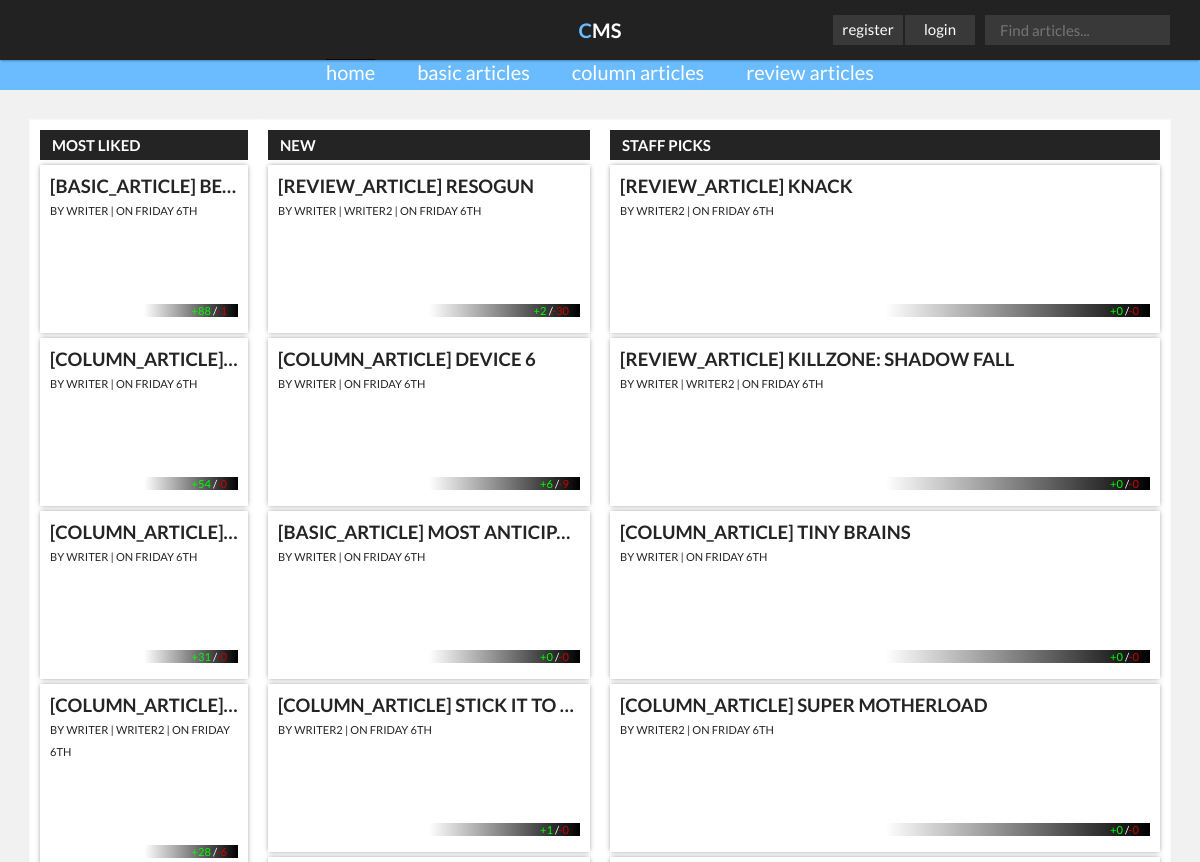
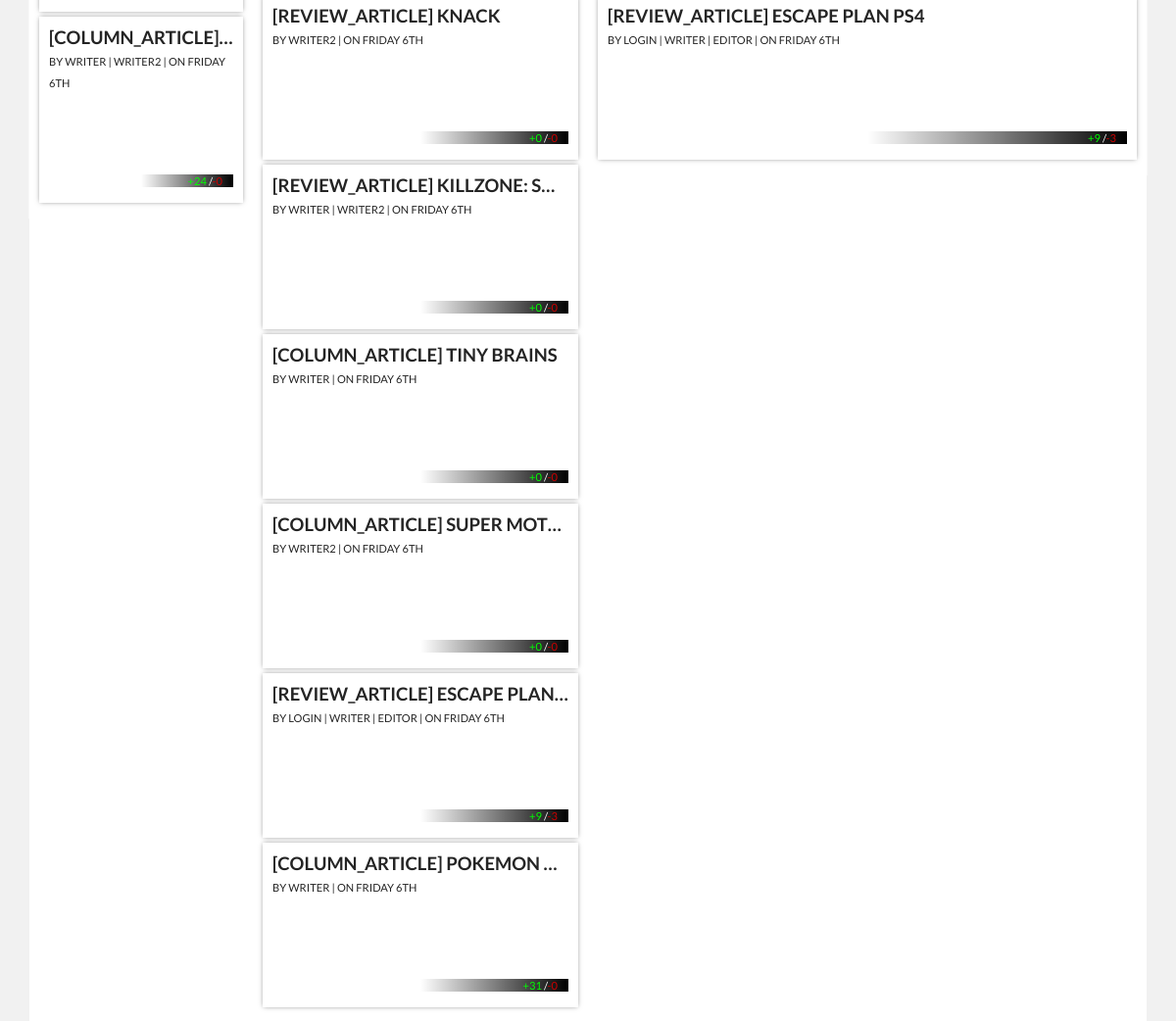
Screenshot of /index.php?page=home with the database file from the repository (2 pictures, top to bottom).
### tables this page shows
CREATE TABLE `articles` (
  `article_id` int(6) NOT NULL AUTO_INCREMENT,
  `article_title` varchar(100) NOT NULL,
  `article_content` text NOT NULL,
  `article_timestamp` int(11) NOT NULL,
  `article_image` varchar(255) NOT NULL,
  `article_status` varchar(30) NOT NULL,
  `article_type` varchar(30) NOT NULL,
  `article_staff_pick` tinyint(4) DEFAULT '0',
  PRIMARY KEY (`article_id`)
);

CREATE TABLE `users` (
  `user_id` int(6) NOT NULL AUTO_INCREMENT,
  `user_name` varchar(255) NOT NULL,
  `user_password` varchar(255) NOT NULL,
  `user_role` varchar(30) NOT NULL,
  PRIMARY KEY (`user_id`)
);

CREATE TABLE `article_likes` (
  `article_like_id` int(6) NOT NULL AUTO_INCREMENT,
  `article_like_amount` int(6) NOT NULL DEFAULT '0',
  `article_id` int(6) NOT NULL,
  PRIMARY KEY (`article_like_id`),
  KEY `article_id` (`article_id`),
  CONSTRAINT `article_likes_ibfk_1` FOREIGN KEY (`article_id`) REFERENCES `articles` (`article_id`)
);

CREATE TABLE `article_dislikes` (
  `article_dislike_id` int(6) NOT NULL AUTO_INCREMENT,
  `article_dislike_amount` int(6) NOT NULL,
  `article_id` int(6) NOT NULL,
  PRIMARY KEY (`article_dislike_id`),
  KEY `article_id` (`article_id`),
  CONSTRAINT `article_dislikes_ibfk_1` FOREIGN KEY (`article_id`) REFERENCES `articles` (`article_id`)
);

### views/AUView.php (called while the page is built, shortened)
<?php
class AUView {
    private $articlesModel;
    public function __construct( $controller, $articlesModel, $usersModel ){
        $this->articlesModel    = $articlesModel;
    }
    public function output_home_articles(){
        include 'html/header.html.php';
        $most_liked_articles = $this->articlesModel->getMostLikedArticles();
        $newest_articles = $this->articlesModel->getNewestArticles();
        $staff_picked_articles = (array)$this->articlesModel->getStaffPickedArticles();
        include 'html/home.html.php';
        include 'html/footer.html.php';
    }
}
 ?>

### models/ArticlesModel.php (called while the page is built, shortened)
<?php
include_once "config/connection.php";
include_once "models/Article.php";
class ArticlesModel {
    public function getLikes( $article_id ) {
        global $pdo;
        $query = $pdo->prepare("SELECT article_like_amount FROM article_likes WHERE article_id = ? ");
        $query->bindValue(1, $article_id);
        $query->execute();
        $article_like_amount = $query->fetchColumn();
        return $article_like_amount;
    }
    public function getDislikes( $article_id ) {
        global $pdo;
        $query = $pdo->prepare("SELECT article_dislike_amount FROM article_dislikes WHERE article_id = ? ");
        $query->bindValue(1, $article_id);
        $query->execute();
        $article_dislike_amount = $query->fetchColumn();
        return $article_dislike_amount;
    }
    public function getArticleAuthors( $article_id ) {
        global $pdo;
        $query = $pdo->prepare("
          SELECT U.user_name
          FROM users U
          INNER JOIN article_authors  AU ON U.user_id = AU.user_id
          WHERE AU.article_id = ?");
        $query->bindValue(1, $article_id);
        $query->execute();
        $article_authors = $query->fetchAll();
        return $article_authors;
    }
    public function getMostLikedArticles() {
        global $pdo;
        $query = $pdo->prepare("
                                SELECT a . *
                                FROM articles AS a
                                JOIN article_likes AS al ON al.article_id = a.article_id
                                ORDER BY al.article_like_amount DESC
                                LIMIT 0 , 10
        ");
        $query->execute();
        $rows = $query->fetchAll();
        foreach($rows as $row){
            $article = new Article(
               $row['article_id']
               ,$row['article_title']
               ,$row['article_content']
               ,$row['article_timestamp']
               ,$row['article_image']
               ,$row['article_status']
               ,$row['article_type']
               ,$row['article_staff_pick']
              );
            $most_liked_articles[] = $article;
        }
        return $most_liked_articles;
    }
    public function getNewestArticles() {
        global $pdo;
        $query = $pdo->prepare("
                                SELECT a . *
                                FROM articles AS a
                                ORDER BY a.article_timestamp DESC
                                LIMIT 0 , 10
        ");
        $query->execute();
        $rows = $query->fetchAll();
        foreach($rows as $row){
            $article = new Article(
               $row['article_id']
               ,$row['article_title']
               ,$row['article_content']
               ,$row['article_timestamp']
               ,$row['article_image']
               ,$row['article_status']
               ,$row['article_type']
               ,$row['article_staff_pick']
              );
            $newest_articles[] = $article;
        }
        return $newest_articles;
    }
    public function getStaffPickedArticles() {
        global $pdo;
        $query = $pdo->prepare("
                                SELECT a . *
                                FROM articles AS a
                                WHERE a.article_staff_pick = 1
                                ORDER BY a.article_timestamp DESC
                                LIMIT 0 , 10
        ");
        $query->execute();
        $rows = $query->fetchAll();
        foreach($rows as $row){
            $article = new Article(
               $row['article_id']
               ,$row['article_title']
               ,$row['article_content']
               ,$row['article_timestamp']
               ,$row['article_image']
               ,$row['article_status']
               ,$row['article_type']
               ,$row['article_staff_pick']
              );
            $staff_picked_articles[] = $article;
        }
        return $staff_picked_articles;
    }
}
?>

### models/article.php (called while the page is built, shortened)
<?php
	class Article {
		 public function __construct($article_id, $article_title, $article_content, $article_timestamp, $article_image, $article_status, $article_type, $article_staff_pick){
		 	$this->id = $article_id;
		 	$this->title = $article_title;
		 	$this->timestamp = $article_timestamp;
		 	$this->image = $article_image;
		 	$this->status = $article_status;
		 	$this->type = $article_type;
		 	return true;
		 }
		 public function getArticleId(){
		 	return $this->id;
		 }
		 public function getArticleTitle(){
		 	return $this->title;
		 }
		 public function getArticleTimestamp(){
		 	return $this->timestamp;
		 }
		 public function getArticleImage(){
		 	return $this->image;
		 }
		 public function getArticleStatus(){
		 	return $this->status;
		 }
		 public function getArticleType(){
		 	return $this->type;
		 }
	}
 ?>

### views/html/home.html.php (the view)
<div class="content">
    <div class="block">
        <h2>Most liked</h2>
        <ol>
            <?php foreach($most_liked_articles as $article): ?>
                <?php if( $article->getArticleStatus() == "published") { ?>
                <li>
                <a href="index.php?show=<?php echo $article->getArticleId(); ?>">
                    <h4>[<?php echo $article->getArticleType(); ?>] <?php echo $article->getArticleTitle(); ?></h4>
                    <small>by
                        <?php $article_authors = $this->articlesModel->getArticleAuthors( $article->getArticleId() ); ?>
                        <?php foreach($article_authors as $author): ?>
                            <?php print $author['user_name']; ?> |
                        <?php endforeach; ?>
                    </small>
                    <small>on <?php echo date("l jS", $article->getArticleTimestamp()); ?></small>
                    <div class="small-thumb" style="background-image: url(<?php echo $article->getArticleImage(); ?>);"></div>
                    <small class="likes-dislikes pull-right">
                        <span class="green">+<?php echo $this->articlesModel->getLikes( $article->getArticleId() ); ?></span>
                        /<span class="red">-<?php echo $this->articlesModel->getDislikes( $article->getArticleId() ); ?></span>
                    </small>
                </a>
            </li>
        <?php } ?>
    <?php endforeach; ?>
        </ol>
    </div>
    <div class="block">
        <h2>New</h2>
        <ol>
            <?php foreach($newest_articles as $article): ?>
                <?php if( $article->getArticleStatus() == "published") { ?>
                <li>
                <a href="index.php?show=<?php echo $article->getArticleId(); ?>">
                    <h4>[<?php echo $article->getArticleType(); ?>] <?php echo $article->getArticleTitle(); ?></h4>
                    <small>by
                        <?php $article_authors = $this->articlesModel->getArticleAuthors( $article->getArticleId() ); ?>
                        <?php foreach($article_authors as $author): ?>
                            <?php print $author['user_name']; ?> |
                        <?php endforeach; ?>
                    </small>
                    <small>on <?php echo date("l jS", $article->getArticleTimestamp()); ?></small>
                    <div class="small-thumb" style="background-image: url(<?php echo $article->getArticleImage(); ?>);"></div>
                    <small class="likes-dislikes pull-right">
                        <span class="green">+<?php echo $this->articlesModel->getLikes( $article->getArticleId() ); ?></span>
                        /<span class="red">-<?php echo $this->articlesModel->getDislikes( $article->getArticleId() ); ?></span>
                    </small>
                </a>
                </li>
                <?php } ?>
            <?php endforeach; ?>
        </ol>
    </div>
    <div class="block">
        <h2>Staff picks</h2>
        <ol>
            <?php foreach($staff_picked_articles as $article): ?>
                <?php if( $article->getArticleStatus() == "published") { ?>
                <li>
                <a href="index.php?show=<?php echo $article->getArticleId(); ?>">
                    <h4>[<?php echo $article->getArticleType(); ?>] <?php echo $article->getArticleTitle(); ?></h4>
                    <small>by
                        <?php $article_authors = $this->articlesModel->getArticleAuthors( $article->getArticleId() ); ?>
                        <?php foreach($article_authors as $author): ?>
                            <?php print $author['user_name']; ?> |
                        <?php endforeach; ?>
                    </small>
                    <small>on <?php echo date("l jS", $article->getArticleTimestamp()); ?></small>
                    <div class="small-thumb" style="background-image: url(<?php echo $article->getArticleImage(); ?>);"></div>
                    <small class="likes-dislikes pull-right">
                        <span class="green">+<?php echo $this->articlesModel->getLikes( $article->getArticleId() ); ?></span>
                        /<span class="red">-<?php echo $this->articlesModel->getDislikes( $article->getArticleId() ); ?></span>
                    </small>
                </a>
            </li>
        <?php } ?>
    <?php endforeach; ?>
        </ol>
    </div>
</div>

### public/css/style.css (style rules this page uses)
* { -webkit-box-sizing: border-box; -moz-box-sizing: border-box; box-sizing: border-box; margin: 0; padding: 0; }
body, input { font-family: "Lato", sans-serif; font-size: 62.5%; background: #F1F1F1; }
ol { list-style: none; }
.content { background: #FFF; width: 100%; height: 100%; display: inline-block; }
.content > :first-child { width: 20%; }
.content > :nth-child(2) { width: 30%; }
.content > :nth-child(3) { width: 50%; }
.block { position: relative; padding: 1em; float: left; -moz-box-shadow: 0 0 0.1em 0.1em rgba(255,255,255, 0.5); -webkit-box-shadow: 0 0 0.1em 0.1em rgba(255,255,255, 0.5); box-shadow: 0 0 0.1em 0.1em rgba(255,255,255, 0.5); height: 100%; }
.block h2 { width: 100%; background: #242424; color: #FFF; text-transform: uppercase; padding: 0.4em 0.8em; transition: background 2s; }
.block ol a, .block ol form { font-size: 185%; text-transform: uppercase; text-decoration: none; color: #242424; }
.block ol li a h4 { white-space: nowrap; text-overflow: ellipsis; width: 100%; overflow: hidden; }
.block ol li { padding: 1em; -moz-box-shadow: rgba(0,0,0,0.5) 0px 0px 5px -1px; -webkit-box-shadow: rgba(0,0,0,0.5) 0px 0px 5px -1px; box-shadow: rgba(0,0,0,0.5) 0px 0px 5px -1px; margin: 0.5em auto; }
.block ol small { font-size: 60%; }
.block .small-thumb { width: 100%; height: 100px; background-position: center; background-size: cover; display: inline-block; }
.pull-right { float: right; }
.likes-dislikes { display: inline-block; background-image: linear-gradient(to right, rgba(255,255,255,0) 50%, #000000 100%); width: 100%; color: #FFF; padding: 0 1em; margin-top: -1.75em; position: relative; text-align: right; }
.green { color: lime; }
.red { color: #CC0000; }

### rows the page displays
articles: article_type "BASIC_ARTICLE", article_title "BE…", article_timestamp "FRIDAY 6TH", article_id.article_like_amount "88", article_id.article_dislike_amount "1"
users: user_name "WRITER"
articles: article_type "COLUMN_ARTICLE", article_timestamp "FRIDAY 6TH", article_id.article_like_amount "54", article_id.article_dislike_amount "0"
articles: article_type "COLUMN_ARTICLE", article_timestamp "FRIDAY 6TH", article_id.article_like_amount "31", article_id.article_dislike_amount "0", article_title "POKEMON…"
articles: article_type "COLUMN_ARTICLE", article_timestamp "FRIDAY 6TH", article_id.article_like_amount "28", article_id.article_dislike_amount "6"
users: user_name "WRITER2"
articles: article_type "COLUMN_ARTICLE", article_timestamp "FRIDAY 6TH", article_id.article_like_amount "24", article_id.article_dislike_amount "0"
articles: article_type "REVIEW_ARTICLE", article_title "RESOGUN", article_timestamp "FRIDAY 6TH", article_id.article_like_amount "2", article_id.article_dislike_amount "30"
articles: article_type "COLUMN_ARTICLE", article_title "DEVICE 6", article_timestamp "FRIDAY 6TH", article_id.article_like_amount "6", article_id.article_dislike_amount "9"
articles: article_type "BASIC_ARTICLE", article_title "MOST ANTICIP…", article_timestamp "FRIDAY 6TH", article_id.article_like_amount "0", article_id.article_dislike_amount "0"
articles: article_type "COLUMN_ARTICLE", article_title "STICK IT TO…", article_timestamp "FRIDAY 6TH", article_id.article_like_amount "1", article_id.article_dislike_amount "0"
articles: article_type "REVIEW_ARTICLE", article_title "KNACK", article_timestamp "FRIDAY 6TH", article_id.article_like_amount "0", article_id.article_dislike_amount "0"
articles: article_type "REVIEW_ARTICLE", article_title "KILLZONE: S…", article_timestamp "FRIDAY 6TH", article_id.article_like_amount "0", article_id.article_dislike_amount "0", article_title "KILLZONE: SHADOW FALL"
articles: article_type "COLUMN_ARTICLE", article_title "TINY BRAINS", article_timestamp "FRIDAY 6TH", article_id.article_like_amount "0", article_id.article_dislike_amount "0"
articles: article_type "COLUMN_ARTICLE", article_title "SUPER MOT…", article_timestamp "FRIDAY 6TH", article_id.article_like_amount "0", article_id.article_dislike_amount "0", article_title "SUPER MOTHERLOAD"
articles: article_type "REVIEW_ARTICLE", article_title "ESCAPE PLAN…", article_timestamp "FRIDAY 6TH", article_id.article_like_amount "9", article_id.article_dislike_amount "3", article_title "ESCAPE PLAN PS4"
users: user_name "LOGIN"
users: user_name "EDITOR"
